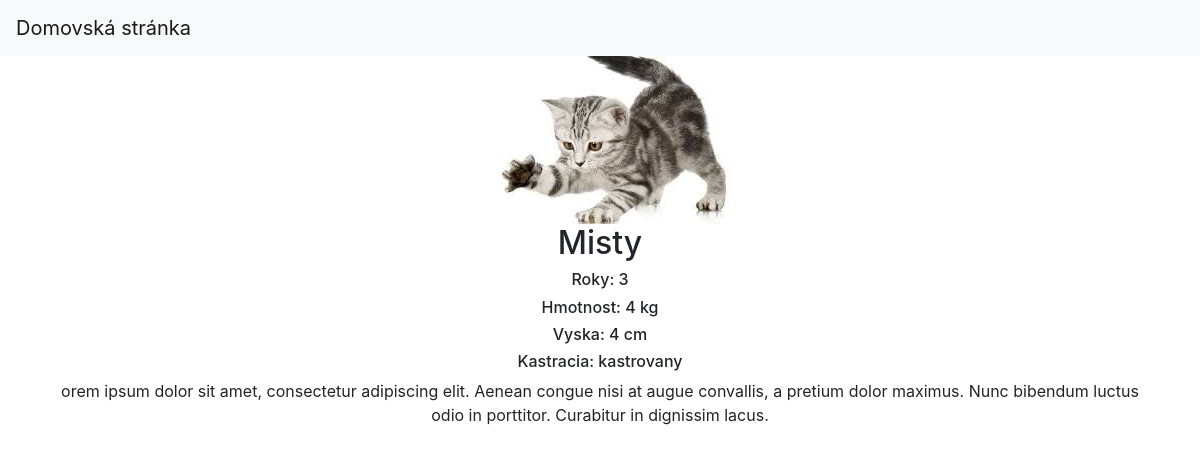
The app's page /macka/7 with its own data.
### macky/models.py (models this page shows, shortened)
class macka(models.Model):
    typ_rasy = models.ForeignKey(rasa, on_delete=models.CASCADE)
    meno = models.CharField(max_length=50)
    rok = models.IntegerField(default=0)
    hmotnost = models.IntegerField()
    vyska = models.IntegerField()
    kastracie = models.CharField(max_length=50)
    popis = models.TextField()
    image = models.ImageField(upload_to='images/', null=True, blank=True)

### macky/views.py (the view)
# urls.py: path('macka/<int:id>', Detail_Cats_View.as_view(), name='detail'),
class Detail_Cats_View(DetailView):
    model = macka
    template_name = 'macky/detail.html'
    context_object_name = 'cats'
    def get_object(self):
        id_ = self.kwargs.get("id")
        return get_object_or_404(macka, id=id_)

### macky/templates/macky/detail.html
{% extends 'macky/base.html' %}
{% load static %}
{% block content %}
<div class="container">
    <div class="row text-center perszske-container">
        <div class="col-lg-12">
            {% if cats.image %}
                <img src="{{cats.image.url}}" width="300" height="168">
            {% else %}
                <img src="{% static 'macky/pictures/icon_cat.png' %}" width="300" height="168">
            {% endif %}
            <h2>{{cats.meno}} </h2>
            <h6>Roky: {{cats.rok}}</h6>
            <h6>Hmotnost: {{cats.hmotnost}} kg</h6>
            <h6>Vyska: {{cats.vyska}} cm</h6>
            <h6>Kastracia: {{cats.kastracie}}</h6>
            <p>{{cats.popis}}</p>
        </div>
    </div>
</div>
{% endblock %}

### records on screen
macka: image (picture), meno "Misty", rok "3", hmotnost "4", vyska "4", kastracie "kastrovany", popis "orem ipsum dolor sit amet, consectetur adipiscing elit. Aenean congue nisi at augue convallis, a pretium dolor maximus. Nunc bibendum luctus odio in porttitor. Curabitur in dignissim lacus."
